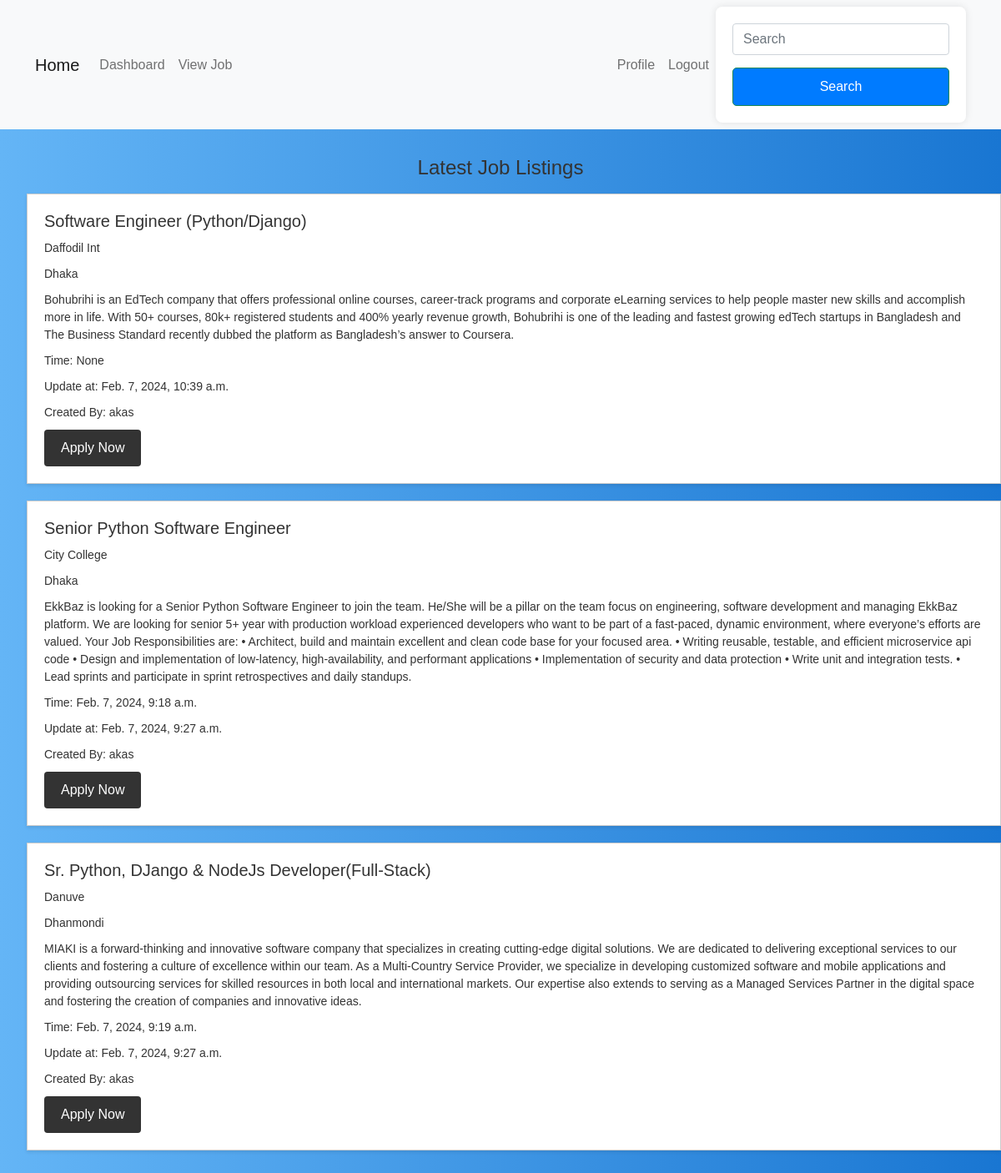
The app's page /viewjobpage/ (signed in) with its own data.
### myapp/models.py (models this page shows, shortened)
class addjob_Model(models.Model):
    Job_title=models.CharField(max_length=100, null=True)
    Company=models.CharField(max_length=100, null= True)
    Location=models.CharField(max_length=100, null= True)
    Description=models.TextField(max_length=100, null=True)
    create_at = models.DateTimeField(auto_now_add=True, null=True)
    update_at=models.DateTimeField(auto_now=True, null=True)
    job_creator = models.ForeignKey(Custom_User, on_delete=models.CASCADE, null=True)

class Custom_User(AbstractUser):
    USER=[
        ('recruiter','Recruiter'),('jobseeker','Jobseeker')
    ]
    fname=models.CharField(max_length=100, null=True)
    lname=models.CharField(max_length=100, null=True)
    fullname=models.CharField(max_length=100)
    email=models.EmailField(unique=True)
    password=models.CharField(max_length=100)
    confirm_password=models.CharField(max_length=100)
    user_type=models.CharField(choices=USER, max_length=120)
    profile_pic=models.ImageField(upload_to='media/profile_pic', null=True)
    phone=models.CharField(max_length=11, null=True)

### myapp/views.py (the view)
# urls.py: path('viewjobpage/',viewjobpage, name='viewjobpage'),
@login_required
def viewjobpage(request):
    job=addjob_Model.objects.all()
    context={
        'vjkey':job
    }
    return render(request,"viewjob.html", context)

### template/viewjob.html (shortened to what this page needs)
{% extends "dashboard.html" %}
{% block content %}
<section class="job-listings">
    <h2>Latest Job Listings</h2>
    {% for i in vjkey %}
    <ul>
        <li>
            <h3>{{i.Job_title}}</h3>
            <p>{{i.Company}}</p>
            <p>{{i.Location}}</p>
            <p>{{i.Description}}</p>
            <p>Time: {{i.create_at}}</p>
            <p>Update at: {{i.update_at}}</p>
            <p>Created By: {{i.job_creator}}</p>
            {% if user.user_type == 'jobseeker' %}
            <a href="{% url 'applypage' i.id %}">Apply Now</a>
            {% endif %}
        </li>
    </ul>
   {% endfor %}
</section>
{% endblock  %}

### template/dashboard.html (style rules this page uses)
.job-listings { margin: 2rem 0; }
.job-listings h2 { font-size: 24px; margin-bottom: 1rem; text-align: center; }
.job-listings ul { list-style: none; }
.job-listings li { background-color: #fff; border: 1px solid #ccc; padding: 20px; margin-bottom: 20px; box-shadow: 0 2px 4px rgba(0, 0, 0, 0.1); }
.job-listings h3 { font-size: 20px; margin-bottom: 10px; }
.job-listings p { font-size: 14px; margin-bottom: 10px; }
.job-listings a { background-color: #333; color: #fff; text-decoration: none; padding: 10px 20px; border-radius: 4px; display: inline-block; transition: background-color 0.3s; }
h2 { color: #333; }
body { font-family: Arial, sans-serif; margin: 0; padding: 0; background: linear-gradient(to right, #64b5f6, #1976D2); color: #333; }
h1, h2, p { margin: 10px 0; }

### records on screen
addjob_Model: Job_title "Software Engineer (Python/Django)", Company "Daffodil Int", Location "Dhaka", Description "Bohubrihi is an EdTech company that offers professional online courses, career-track programs and corporate eLearning services to help people master new skills and accomplish more in life. With 50+ courses, 80k+ registered students and 400% yearly revenue growth, Bohubrihi is one of the leading and fastest growing edTech startups in Bangladesh and The Business Standard recently dubbed the platform as Bangladesh’s answer to Coursera.", create_at "None", update_at "Feb. 7, 2024, 10:39 a.m.", job_creator "akas"
addjob_Model: Job_title "Senior Python Software Engineer", Company "City College", Location "Dhaka", Description "EkkBaz is looking for a Senior Python Software Engineer to join the team. He/She will be a pillar on the team focus on engineering, software development and managing EkkBaz platform. We are looking for senior 5+ year with production workload experienced developers who want to be part of a fast-paced, dynamic environment, where everyone’s efforts are valued. Your Job Responsibilities are: • Architect, build and maintain excellent and clean code base for your focused area. • Writing reusable, testable, and efficient microservice api code • Design and implementation of low-latency, high-availability, and performant applications • Implementation of security and data protection • Write unit and…", create_at "Feb. 7, 2024, 9:18 a.m.", update_at "Feb. 7, 2024, 9:27 a.m.", job_creator "akas"
addjob_Model: Job_title "Sr. Python, DJango & NodeJs Developer(Full-Stack)", Company "Danuve", Location "Dhanmondi", Description "MIAKI is a forward-thinking and innovative software company that specializes in creating cutting-edge digital solutions. We are dedicated to delivering exceptional services to our clients and fostering a culture of excellence within our team. As a Multi-Country Service Provider, we specialize in developing customized software and mobile applications and providing outsourcing services for skilled resources in both local and international markets. Our expertise also extends to serving as a Managed Services Partner in the digital space and fostering the creation of companies and innovative ideas.", create_at "Feb. 7, 2024, 9:19 a.m.", update_at "Feb. 7, 2024, 9:27 a.m.", job_creator "akas"
